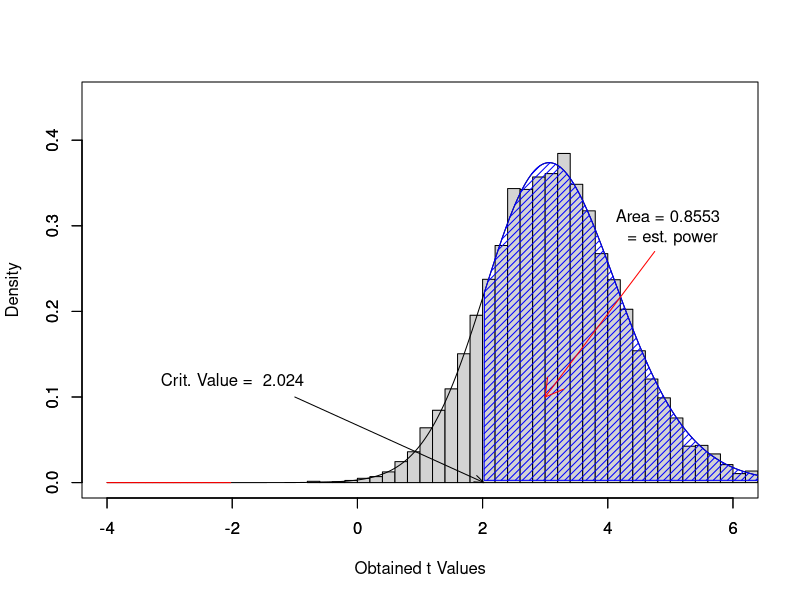

The R script that drew this image:
# Power demonstration
# The idea is to draw data from a situation where the null is false, and
# the calculate the percentage of times a resampling program rejects the null.
# It should reject with p = power.

# You can change the group means, the st. dev., or the sample sizes
# install.packages("pwr")
library(pwr)
nreps = 10000
n.C <- 20
n.T <- 20
n <- 20  #for convenience I will stick with equal sample sizes
results <- numeric(nreps)
df = 2*n - 2
mu.C <- 9.64; mu.T <- 6.58
sd.C <- 3.17; sd.T <- 3.03
s.pooled <- sqrt((((n-1)*sd.C^2 + (n-1)*sd.T^2))/((n-1 + n-1)))
d <- (mu.C - mu.T)/s.pooled     
ncp <- delta <- d*sqrt(n/2)                                                
tcrit = qt(.975,df,0)      #Calculates the two-tailed critical value of t on df degrees of freedom

for (i in 1:nreps) {
  data.C <- log(rnorm(n.C, mu.C, sd.C)+20)
  data.T <- log(rnorm(n.T, mu.T, sd.T)+20)
  results[i] <- t.test(data.C, data.T, alternative = "two.sided", mu = 0)$statistic
  }

countpos <- length(results[results > tcrit])            # Calculates results greater than +- tcrit                                                                                              
countneg <- length(results[results < -1*tcrit])
percent <- (countpos + countneg)/nreps

# Now calculate and print power

 # Calculation of power
library(pwr)    #You may have to install this
  print(pwr.t.test(n = 20, d = d, sig.level = .05, type = "two.sample"))


hist(results, breaks = 50, xlab = "Obtained t Values", probability = TRUE, main = "", xlim = c(-4,6), ylim = c(0,.45))
xv <- seq(-4,6.99,.01)             # Sets us up to plot smooth distribution and shading
yv <- dt(xv, df, ncp = ncp)        # Calculates density at each value of t from -4 to +6.99
par(new = T)
plot(xv, yv, "l", new = T,  xlim = c(-4,6), ylim = c(0,.45), xlab = "", ylab = "")
polygon(c(xv[xv >= tcrit],tcrit),c(yv[xv>=tcrit],yv[xv==6.99]),density = 20, xlab = "", ylab = "", col = "blue")
polygon(c(xv[xv <= -1*tcrit],-1*tcrit),c(yv[xv<= -1*tcrit],0),density = 20, xlab = "", ylab = "", col = "red")         # Would shade negative tail, but no values occurred down there.
text(x = 5, y = .3, paste( "Area =",percent, "\n = est. power"))
arrows(x0 = 4.75, y0 = .27, x1 = 3, y1 = .1, length = .20, code = 2, col = "red")
arrows(x0 = -1, y0 = .10, x1 = 2.02, y1 = 0, length = .10, code = 2, angle = 20)
text(-2, .12, paste("Crit. Value = ",round(tcrit, 3)))
